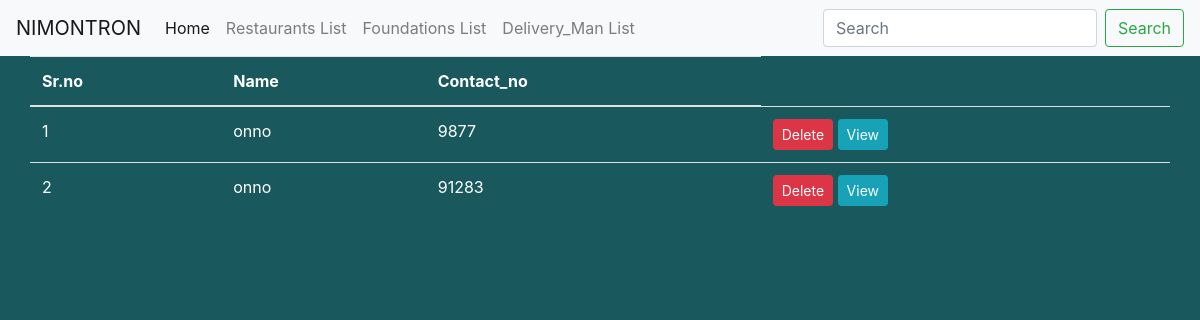
The page /view_foundations (signed in) on the database its author committed.
### customers/models.py (models this page shows, shortened)
class Foundation(models.Model):
    user = models.ForeignKey(User, on_delete=models.CASCADE)
    contact_no = models.CharField(max_length=15, null=True)
    description = models.TextField(max_length=255, blank=True)
    address = models.CharField(max_length=100)
    image = models.FileField(null=True)
    code_no = models.CharField(max_length=15, null=True)
    Doe=models.CharField(max_length=15, null=True)
    type = models.CharField(max_length=20, null=True)
    status = models.CharField(max_length=20, null=True)

### customers/views.py (the view)
# urls.py: path('view_foundations', views.view_foundations, name='view_foundations'),
def view_foundations(request):
    if not request.user.is_authenticated:
        return redirect('customers:login_as')
    data = Foundation.objects.all()
    temp['data'] = data
    return render(request, 'admin/view_foundations.html', temp)

### customers/templates/admin/view_foundations.html
<!DOCTYPE html>
<html>
<body style="background-color:#19595E">
{% include 'admin/admin_navbar.html' %}
<table class="table table-hover container" style="color:white;">
    <thead>
        <tr>
            <th> Sr.no </th>
            <th> Name </th>
            <th> Contact_no </th>
        </tr>
    </thead>
    <tbody>
    {% for i in data %}
 <tr>
    <td>{{forloop.counter}}</td>
    <td>{{i.user.first_name}}{{i.user.last_name}}</td>
    <td>{{i.contact_no }}</td>
    <td><a href="{% url 'customers:delete_foundation' i.id%}" class="btn btn-danger btn-sm" onclick="return confirm('Are You Sure?')"> Delete </a> <a href="{% url 'customers:view_specific_foundation' i.id%}" class="btn btn-info btn-sm"> View </a></td>
{%endfor%}
</tr>
</table>
</body>
</html>

### rows shown on the page
Foundation: user.first_name "onno", contact_no "9877"
Foundation: user.first_name "onno", contact_no "91283"
